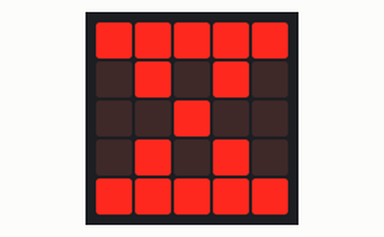
Recording of a program running on a simulated BBC micro:bit running MicroPython. Shown: the board's 5×5 LED display.

Above: at 0.1 s.
At 0.51 s:
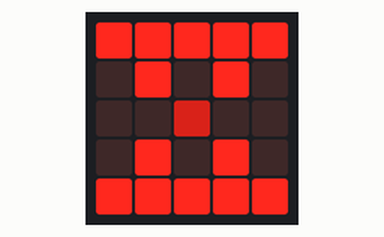

Measured:
- by itself, everything shown: repeats every 0.82 s, in 4 steps

The program:

up_03______________.py
```python
from microbit import *

clock1 = Image(
                "99999:"  # 픽셀 정보를 0에서 9의 값으로 표현할 때, 9는 가장 밝게 켜진 상태이고 0은 꺼진 상태
                "09090:"
                "00900:"
                "09090:"
                "99999")

clock2 = Image("99999:" "05050:" "00900:" "09090:" "99999")  # 픽셀 정보에서 5의 값은 중간 밝기

clock3 = Image("99999:" "09090:" "00500:" "09090:" "99999")

clock4 = Image("99999:" "09090:" "00900:" "05050:" "99999")

sand_clock = [clock1, clock2, clock3, clock4]
display.show(sand_clock, loop=True, delay=200)
```
